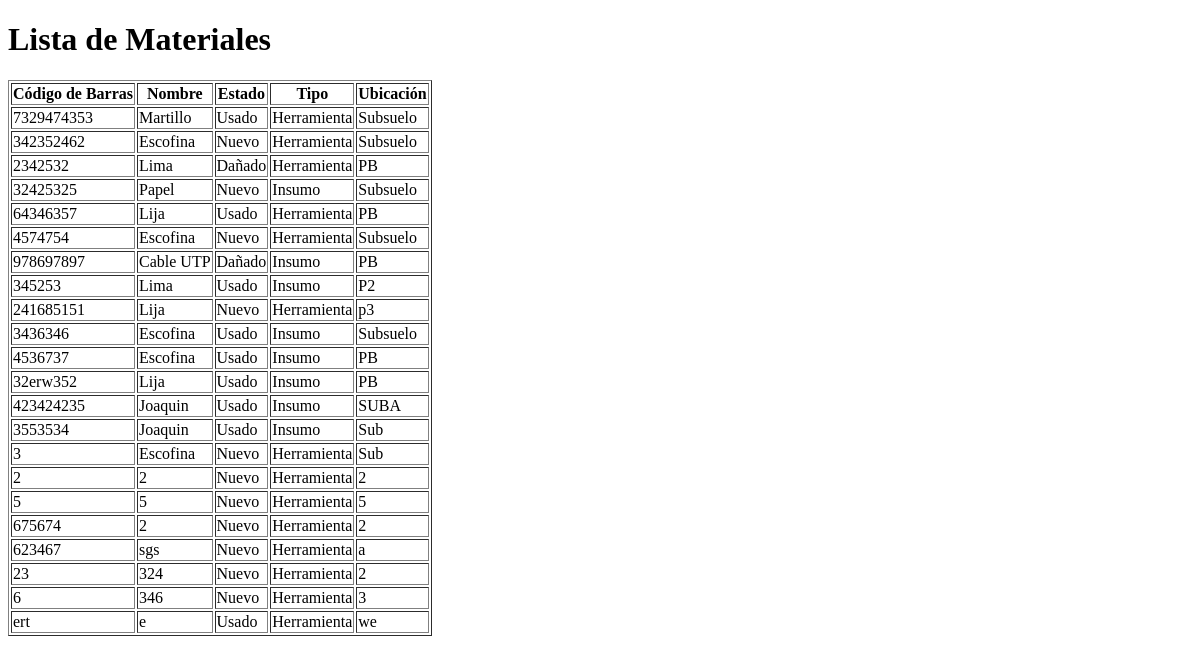
/view_materials, run on an earlier commit of the app's database.
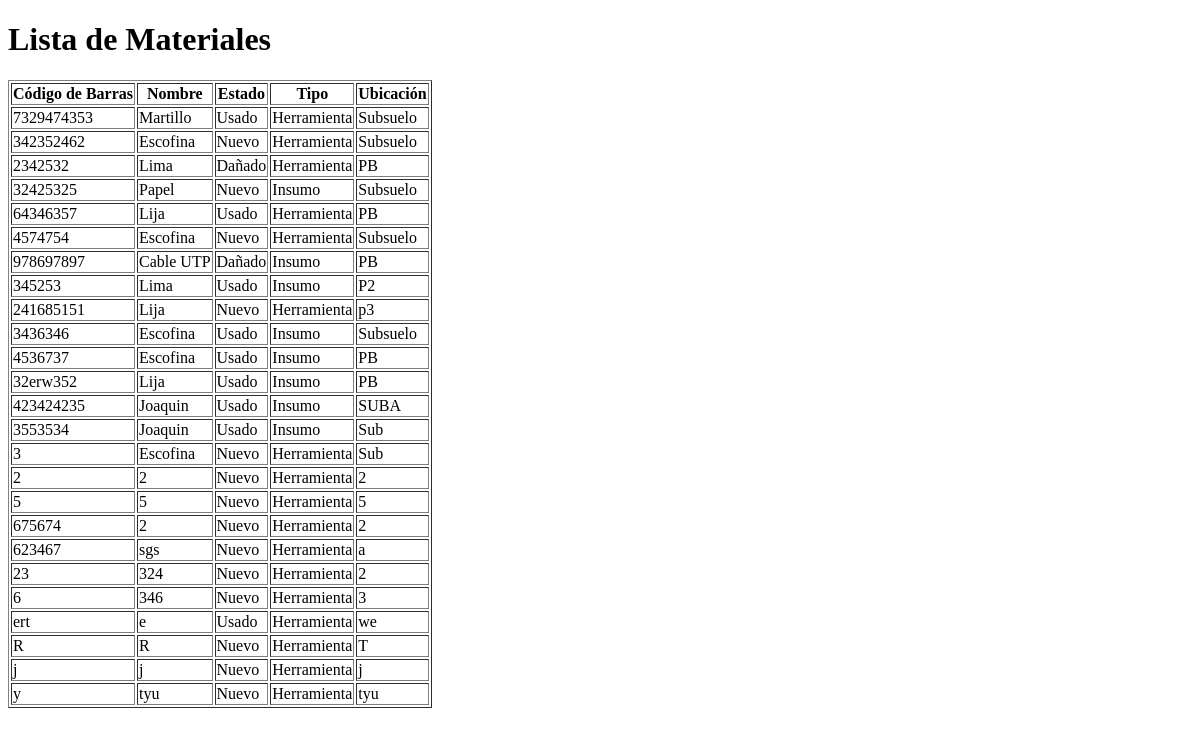
And on a later commit of the database.
### models.py (models this page shows)
class Material(local_db.Model):
    id = local_db.Column(local_db.Integer, primary_key=True)
    codigo_barras = local_db.Column(local_db.String(50), unique=True, nullable=False)
    nombre = local_db.Column(local_db.String(100), nullable=False)
    estado = local_db.Column(local_db.String(50), nullable=False)
    tipo = local_db.Column(local_db.String(50), nullable=False)
    ubicacion = local_db.Column(local_db.String(100), nullable=False)

### app.py (the view)
@app.route('/view_materials')
def view_materials():
    materials = Material.query.all()
    return render_template('view_materials.html', materials=materials)

### app.py (called while the page is built)
@app.before_request
def create_local_tables():
    global tables_created
    if not tables_created:
        with app.app_context():
            local_db.create_all()
        tables_created = True

### templates/view_materials.html (shortened to what this page needs)
<!DOCTYPE html>
<html lang="en">
<head>
</head>
<body>
    <h1>Lista de Materiales</h1>
    <table border="1">
        <thead>
            <tr>
                <th>Código de Barras</th>
                <th>Nombre</th>
                <th>Estado</th>
                <th>Tipo</th>
                <th>Ubicación</th>
            </tr>
        </thead>
        <tbody>
            {% for material in materials %}
            <tr>
                <td>{{ material.codigo_barras }}</td>
                <td>{{ material.nombre }}</td>
                <td>{{ material.estado }}</td>
                <td>{{ material.tipo }}</td>
                <td>{{ material.ubicacion }}</td>
            </tr>
            {% endfor %}
        </tbody>
    </table>
</body>
</html>

What changed in the data, as far as the page shows it:
added Material: codigo_barras "R", nombre "R", estado "Nuevo", tipo "Herramienta", ubicacion "T"
added Material: codigo_barras "j", nombre "j", estado "Nuevo", tipo "Herramienta", ubicacion "j"
added Material: codigo_barras "y", nombre "tyu", estado "Nuevo", tipo "Herramienta", ubicacion "tyu"
